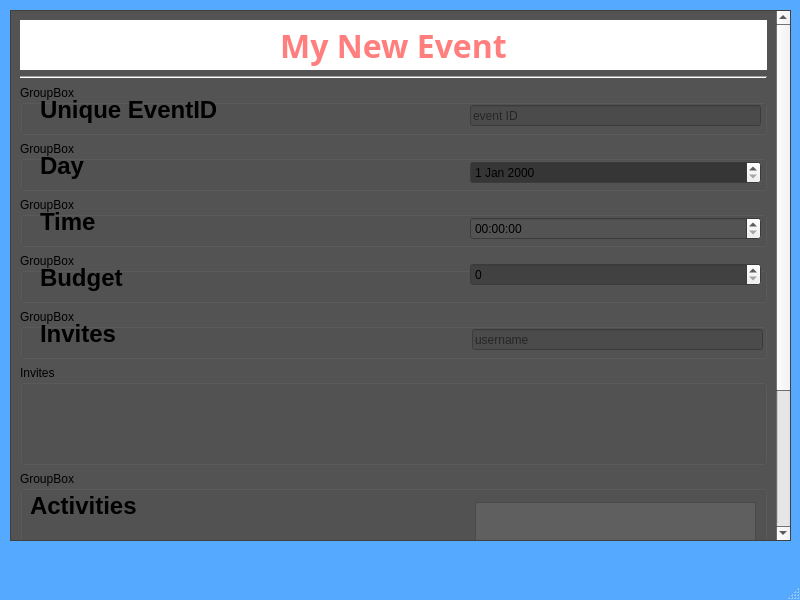
<?xml version="1.0" encoding="UTF-8"?>
<ui version="4.0">
 <class>MainWindow</class>
 <widget class="QMainWindow" name="MainWindow">
  <property name="geometry">
   <rect>
    <x>0</x>
    <y>0</y>
    <width>800</width>
    <height>600</height>
   </rect>
  </property>
  <property name="palette">
   <palette>
    <active>
     <colorrole role="Base">
      <brush brushstyle="SolidPattern">
       <color alpha="255">
        <red>85</red>
        <green>170</green>
        <blue>255</blue>
       </color>
      </brush>
     </colorrole>
     <colorrole role="Window">
      <brush brushstyle="SolidPattern">
       <color alpha="255">
        <red>85</red>
        <green>170</green>
        <blue>255</blue>
       </color>
      </brush>
     </colorrole>
    </active>
    <inactive>
     <colorrole role="Base">
      <brush brushstyle="SolidPattern">
       <color alpha="255">
        <red>85</red>
        <green>170</green>
        <blue>255</blue>
       </color>
      </brush>
     </colorrole>
     <colorrole role="Window">
      <brush brushstyle="SolidPattern">
       <color alpha="255">
        <red>85</red>
        <green>170</green>
        <blue>255</blue>
       </color>
      </brush>
     </colorrole>
    </inactive>
    <disabled>
     <colorrole role="Base">
      <brush brushstyle="SolidPattern">
       <color alpha="255">
        <red>85</red>
        <green>170</green>
        <blue>255</blue>
       </color>
      </brush>
     </colorrole>
     <colorrole role="Window">
      <brush brushstyle="SolidPattern">
       <color alpha="255">
        <red>85</red>
        <green>170</green>
        <blue>255</blue>
       </color>
      </brush>
     </colorrole>
    </disabled>
   </palette>
  </property>
  <property name="windowTitle">
   <string>MainWindow</string>
  </property>
  <widget class="QWidget" name="centralwidget">
   <widget class="QScrollArea" name="scrollArea">
    <property name="geometry">
     <rect>
      <x>10</x>
      <y>10</y>
      <width>781</width>
      <height>531</height>
     </rect>
    </property>
    <property name="palette">
     <palette>
      <active>
       <colorrole role="Base">
        <brush brushstyle="SolidPattern">
         <color alpha="255">
          <red>255</red>
          <green>255</green>
          <blue>255</blue>
         </color>
        </brush>
       </colorrole>
       <colorrole role="Window">
        <brush brushstyle="SolidPattern">
         <color alpha="255">
          <red>83</red>
          <green>83</green>
          <blue>83</blue>
         </color>
        </brush>
       </colorrole>
      </active>
      <inactive>
       <colorrole role="Base">
        <brush brushstyle="SolidPattern">
         <color alpha="255">
          <red>255</red>
          <green>255</green>
          <blue>255</blue>
         </color>
        </brush>
       </colorrole>
       <colorrole role="Window">
        <brush brushstyle="SolidPattern">
         <color alpha="255">
          <red>83</red>
          <green>83</green>
          <blue>83</blue>
         </color>
        </brush>
       </colorrole>
      </inactive>
      <disabled>
       <colorrole role="Base">
        <brush brushstyle="SolidPattern">
         <color alpha="255">
          <red>83</red>
          <green>83</green>
          <blue>83</blue>
         </color>
        </brush>
       </colorrole>
       <colorrole role="Window">
        <brush brushstyle="SolidPattern">
         <color alpha="255">
          <red>83</red>
          <green>83</green>
          <blue>83</blue>
         </color>
        </brush>
       </colorrole>
      </disabled>
     </palette>
    </property>
    <property name="autoFillBackground">
     <bool>true</bool>
    </property>
    <property name="widgetResizable">
     <bool>true</bool>
    </property>
    <widget class="QWidget" name="scrollAreaWidgetContents">
     <property name="geometry">
      <rect>
       <x>0</x>
       <y>-196</y>
       <width>767</width>
       <height>725</height>
      </rect>
     </property>
     <layout class="QVBoxLayout" name="verticalLayout_2">
      <item>
       <widget class="QLineEdit" name="nameInput">
        <property name="minimumSize">
         <size>
          <width>0</width>
          <height>50</height>
         </size>
        </property>
        <property name="palette">
         <palette>
          <active>
           <colorrole role="Text">
            <brush brushstyle="SolidPattern">
             <color alpha="255">
              <red>255</red>
              <green>0</green>
              <blue>0</blue>
             </color>
            </brush>
           </colorrole>
           <colorrole role="PlaceholderText">
            <brush brushstyle="SolidPattern">
             <color alpha="128">
              <red>255</red>
              <green>0</green>
              <blue>0</blue>
             </color>
            </brush>
           </colorrole>
          </active>
          <inactive>
           <colorrole role="Text">
            <brush brushstyle="SolidPattern">
             <color alpha="255">
              <red>255</red>
              <green>0</green>
              <blue>0</blue>
             </color>
            </brush>
           </colorrole>
           <colorrole role="PlaceholderText">
            <brush brushstyle="SolidPattern">
             <color alpha="128">
              <red>255</red>
              <green>0</green>
              <blue>0</blue>
             </color>
            </brush>
           </colorrole>
          </inactive>
          <disabled>
           <colorrole role="PlaceholderText">
            <brush brushstyle="SolidPattern">
             <color alpha="128">
              <red>255</red>
              <green>0</green>
              <blue>0</blue>
             </color>
            </brush>
           </colorrole>
          </disabled>
         </palette>
        </property>
        <property name="font">
         <font>
          <family>MV Boli</family>
          <pointsize>24</pointsize>
          <bold>true</bold>
          <kerning>true</kerning>
         </font>
        </property>
        <property name="acceptDrops">
         <bool>true</bool>
        </property>
        <property name="text">
         <string/>
        </property>
        <property name="frame">
         <bool>false</bool>
        </property>
        <property name="alignment">
         <set>Qt::AlignmentFlag::AlignCenter</set>
        </property>
        <property name="placeholderText">
         <string>My New Event</string>
        </property>
       </widget>
      </item>
      <item>
       <widget class="Line" name="line">
        <property name="sizePolicy">
         <sizepolicy hsizetype="Expanding" vsizetype="Fixed">
          <horstretch>0</horstretch>
          <verstretch>0</verstretch>
         </sizepolicy>
        </property>
        <property name="orientation">
         <enum>Qt::Orientation::Horizontal</enum>
        </property>
       </widget>
      </item>
      <item>
       <widget class="QGroupBox" name="groupBox_5">
        <property name="sizePolicy">
         <sizepolicy hsizetype="Expanding" vsizetype="Fixed">
          <horstretch>0</horstretch>
          <verstretch>0</verstretch>
         </sizepolicy>
        </property>
        <property name="minimumSize">
         <size>
          <width>0</width>
          <height>50</height>
         </size>
        </property>
        <property name="baseSize">
         <size>
          <width>100</width>
          <height>100</height>
         </size>
        </property>
        <property name="title">
         <string>GroupBox</string>
        </property>
        <widget class="QLabel" name="label_7">
         <property name="geometry">
          <rect>
           <x>20</x>
           <y>0</y>
           <width>211</width>
           <height>50</height>
          </rect>
         </property>
         <property name="sizePolicy">
          <sizepolicy hsizetype="Fixed" vsizetype="Fixed">
           <horstretch>0</horstretch>
           <verstretch>0</verstretch>
          </sizepolicy>
         </property>
         <property name="minimumSize">
          <size>
           <width>0</width>
           <height>50</height>
          </size>
         </property>
         <property name="text">
          <string>&lt;html&gt;&lt;head/&gt;&lt;body&gt;&lt;p&gt;&lt;span style=&quot; font-size:18pt; font-weight:700; color:#000000;&quot;&gt;Unique EventID&lt;/span&gt;&lt;/p&gt;&lt;/body&gt;&lt;/html&gt;</string>
         </property>
        </widget>
        <widget class="QLineEdit" name="inputEventID">
         <property name="geometry">
          <rect>
           <x>450</x>
           <y>20</y>
           <width>291</width>
           <height>21</height>
          </rect>
         </property>
         <property name="palette">
          <palette>
           <active>
            <colorrole role="Base">
             <brush brushstyle="SolidPattern">
              <color alpha="255">
               <red>75</red>
               <green>75</green>
               <blue>75</blue>
              </color>
             </brush>
            </colorrole>
           </active>
           <inactive>
            <colorrole role="Base">
             <brush brushstyle="SolidPattern">
              <color alpha="255">
               <red>75</red>
               <green>75</green>
               <blue>75</blue>
              </color>
             </brush>
            </colorrole>
           </inactive>
           <disabled/>
          </palette>
         </property>
         <property name="placeholderText">
          <string>event ID</string>
         </property>
        </widget>
       </widget>
      </item>
      <item>
       <widget class="QGroupBox" name="groupBox">
        <property name="sizePolicy">
         <sizepolicy hsizetype="Expanding" vsizetype="Fixed">
          <horstretch>0</horstretch>
          <verstretch>0</verstretch>
         </sizepolicy>
        </property>
        <property name="minimumSize">
         <size>
          <width>0</width>
          <height>50</height>
         </size>
        </property>
        <property name="baseSize">
         <size>
          <width>100</width>
          <height>100</height>
         </size>
        </property>
        <property name="title">
         <string>GroupBox</string>
        </property>
        <widget class="QLabel" name="label_5">
         <property name="geometry">
          <rect>
           <x>20</x>
           <y>0</y>
           <width>91</width>
           <height>50</height>
          </rect>
         </property>
         <property name="sizePolicy">
          <sizepolicy hsizetype="Fixed" vsizetype="Fixed">
           <horstretch>0</horstretch>
           <verstretch>0</verstretch>
          </sizepolicy>
         </property>
         <property name="minimumSize">
          <size>
           <width>0</width>
           <height>50</height>
          </size>
         </property>
         <property name="text">
          <string>&lt;html&gt;&lt;head/&gt;&lt;body&gt;&lt;p&gt;&lt;span style=&quot; font-size:18pt; font-weight:700; color:#000000;&quot;&gt;Day&lt;/span&gt;&lt;/p&gt;&lt;/body&gt;&lt;/html&gt;</string>
         </property>
        </widget>
        <widget class="QDateEdit" name="dateInput">
         <property name="geometry">
          <rect>
           <x>450</x>
           <y>20</y>
           <width>291</width>
           <height>23</height>
          </rect>
         </property>
         <property name="palette">
          <palette>
           <active>
            <colorrole role="Base">
             <brush brushstyle="SolidPattern">
              <color alpha="255">
               <red>54</red>
               <green>54</green>
               <blue>54</blue>
              </color>
             </brush>
            </colorrole>
           </active>
           <inactive>
            <colorrole role="Base">
             <brush brushstyle="SolidPattern">
              <color alpha="255">
               <red>54</red>
               <green>54</green>
               <blue>54</blue>
              </color>
             </brush>
            </colorrole>
           </inactive>
           <disabled/>
          </palette>
         </property>
         <property name="autoFillBackground">
          <bool>true</bool>
         </property>
        </widget>
       </widget>
      </item>
      <item>
       <widget class="QGroupBox" name="groupBox_2">
        <property name="sizePolicy">
         <sizepolicy hsizetype="Preferred" vsizetype="Fixed">
          <horstretch>0</horstretch>
          <verstretch>0</verstretch>
         </sizepolicy>
        </property>
        <property name="minimumSize">
         <size>
          <width>0</width>
          <height>50</height>
         </size>
        </property>
        <property name="baseSize">
         <size>
          <width>100</width>
          <height>100</height>
         </size>
        </property>
        <property name="title">
         <string>GroupBox</string>
        </property>
        <widget class="QLabel" name="label_6">
         <property name="geometry">
          <rect>
           <x>20</x>
           <y>0</y>
           <width>261</width>
           <height>50</height>
          </rect>
         </property>
         <property name="sizePolicy">
          <sizepolicy hsizetype="Fixed" vsizetype="Fixed">
           <horstretch>0</horstretch>
           <verstretch>0</verstretch>
          </sizepolicy>
         </property>
         <property name="minimumSize">
          <size>
           <width>0</width>
           <height>50</height>
          </size>
         </property>
         <property name="text">
          <string>&lt;html&gt;&lt;head/&gt;&lt;body&gt;&lt;p&gt;&lt;span style=&quot; font-size:18pt; font-weight:700; color:#000000;&quot;&gt;Time&lt;/span&gt;&lt;/p&gt;&lt;/body&gt;&lt;/html&gt;</string>
         </property>
        </widget>
        <widget class="QTimeEdit" name="timeStart">
         <property name="geometry">
          <rect>
           <x>450</x>
           <y>20</y>
           <width>291</width>
           <height>23</height>
          </rect>
         </property>
         <property name="palette">
          <palette>
           <active>
            <colorrole role="Base">
             <brush brushstyle="SolidPattern">
              <color alpha="255">
               <red>83</red>
               <green>83</green>
               <blue>83</blue>
              </color>
             </brush>
            </colorrole>
           </active>
           <inactive>
            <colorrole role="Base">
             <brush brushstyle="SolidPattern">
              <color alpha="255">
               <red>83</red>
               <green>83</green>
               <blue>83</blue>
              </color>
             </brush>
            </colorrole>
           </inactive>
           <disabled/>
          </palette>
         </property>
        </widget>
       </widget>
      </item>
      <item>
       <widget class="QGroupBox" name="groupBox_3">
        <property name="sizePolicy">
         <sizepolicy hsizetype="Preferred" vsizetype="Fixed">
          <horstretch>0</horstretch>
          <verstretch>0</verstretch>
         </sizepolicy>
        </property>
        <property name="minimumSize">
         <size>
          <width>0</width>
          <height>50</height>
         </size>
        </property>
        <property name="baseSize">
         <size>
          <width>100</width>
          <height>100</height>
         </size>
        </property>
        <property name="title">
         <string>GroupBox</string>
        </property>
        <widget class="QLabel" name="budgetLabel">
         <property name="geometry">
          <rect>
           <x>20</x>
           <y>0</y>
           <width>261</width>
           <height>50</height>
          </rect>
         </property>
         <property name="sizePolicy">
          <sizepolicy hsizetype="Fixed" vsizetype="Fixed">
           <horstretch>0</horstretch>
           <verstretch>0</verstretch>
          </sizepolicy>
         </property>
         <property name="minimumSize">
          <size>
           <width>0</width>
           <height>50</height>
          </size>
         </property>
         <property name="text">
          <string>&lt;html&gt;&lt;head/&gt;&lt;body&gt;&lt;p&gt;&lt;span style=&quot; font-size:18pt; font-weight:700; color:#000000;&quot;&gt;Budget&lt;/span&gt;&lt;/p&gt;&lt;/body&gt;&lt;/html&gt;</string>
         </property>
        </widget>
        <widget class="QSpinBox" name="inputBudget">
         <property name="geometry">
          <rect>
           <x>450</x>
           <y>10</y>
           <width>291</width>
           <height>23</height>
          </rect>
         </property>
         <property name="sizePolicy">
          <sizepolicy hsizetype="Fixed" vsizetype="Fixed">
           <horstretch>0</horstretch>
           <verstretch>0</verstretch>
          </sizepolicy>
         </property>
         <property name="palette">
          <palette>
           <active>
            <colorrole role="Base">
             <brush brushstyle="SolidPattern">
              <color alpha="255">
               <red>65</red>
               <green>65</green>
               <blue>65</blue>
              </color>
             </brush>
            </colorrole>
           </active>
           <inactive>
            <colorrole role="Base">
             <brush brushstyle="SolidPattern">
              <color alpha="255">
               <red>65</red>
               <green>65</green>
               <blue>65</blue>
              </color>
             </brush>
            </colorrole>
           </inactive>
           <disabled/>
          </palette>
         </property>
         <property name="autoFillBackground">
          <bool>true</bool>
         </property>
         <property name="maximum">
          <number>999999999</number>
         </property>
        </widget>
       </widget>
      </item>
      <item>
       <widget class="QGroupBox" name="groupBox_10">
        <property name="sizePolicy">
         <sizepolicy hsizetype="Preferred" vsizetype="Fixed">
          <horstretch>0</horstretch>
          <verstretch>0</verstretch>
         </sizepolicy>
        </property>
        <property name="minimumSize">
         <size>
          <width>0</width>
          <height>50</height>
         </size>
        </property>
        <property name="baseSize">
         <size>
          <width>100</width>
          <height>100</height>
         </size>
        </property>
        <property name="title">
         <string>GroupBox</string>
        </property>
        <widget class="QLabel" name="label_14">
         <property name="geometry">
          <rect>
           <x>20</x>
           <y>0</y>
           <width>281</width>
           <height>50</height>
          </rect>
         </property>
         <property name="sizePolicy">
          <sizepolicy hsizetype="Fixed" vsizetype="Fixed">
           <horstretch>0</horstretch>
           <verstretch>0</verstretch>
          </sizepolicy>
         </property>
         <property name="minimumSize">
          <size>
           <width>0</width>
           <height>50</height>
          </size>
         </property>
         <property name="text">
          <string>&lt;html&gt;&lt;head/&gt;&lt;body&gt;&lt;p&gt;&lt;span style=&quot; font-size:18pt; font-weight:700; color:#000000;&quot;&gt;Invites&lt;/span&gt;&lt;/p&gt;&lt;/body&gt;&lt;/html&gt;</string>
         </property>
        </widget>
        <widget class="QLineEdit" name="inputUsername">
         <property name="geometry">
          <rect>
           <x>452</x>
           <y>20</y>
           <width>291</width>
           <height>21</height>
          </rect>
         </property>
         <property name="palette">
          <palette>
           <active>
            <colorrole role="Base">
             <brush brushstyle="SolidPattern">
              <color alpha="255">
               <red>75</red>
               <green>75</green>
               <blue>75</blue>
              </color>
             </brush>
            </colorrole>
           </active>
           <inactive>
            <colorrole role="Base">
             <brush brushstyle="SolidPattern">
              <color alpha="255">
               <red>75</red>
               <green>75</green>
               <blue>75</blue>
              </color>
             </brush>
            </colorrole>
           </inactive>
           <disabled/>
          </palette>
         </property>
         <property name="placeholderText">
          <string>username</string>
         </property>
        </widget>
       </widget>
      </item>
      <item>
       <widget class="QGroupBox" name="inviteList">
        <property name="sizePolicy">
         <sizepolicy hsizetype="Preferred" vsizetype="Expanding">
          <horstretch>0</horstretch>
          <verstretch>0</verstretch>
         </sizepolicy>
        </property>
        <property name="minimumSize">
         <size>
          <width>0</width>
          <height>100</height>
         </size>
        </property>
        <property name="baseSize">
         <size>
          <width>0</width>
          <height>200</height>
         </size>
        </property>
        <property name="title">
         <string>Invites</string>
        </property>
        <layout class="QGridLayout" name="gridLayout"/>
       </widget>
      </item>
      <item>
       <widget class="QGroupBox" name="groupBox_4">
        <property name="sizePolicy">
         <sizepolicy hsizetype="Expanding" vsizetype="Expanding">
          <horstretch>0</horstretch>
          <verstretch>0</verstretch>
         </sizepolicy>
        </property>
        <property name="minimumSize">
         <size>
          <width>0</width>
          <height>200</height>
         </size>
        </property>
        <property name="title">
         <string>GroupBox</string>
        </property>
        <widget class="QListWidget" name="activityList">
         <property name="geometry">
          <rect>
           <x>455</x>
           <y>31</y>
           <width>281</width>
           <height>161</height>
          </rect>
         </property>
         <property name="sizePolicy">
          <sizepolicy hsizetype="Fixed" vsizetype="Preferred">
           <horstretch>0</horstretch>
           <verstretch>0</verstretch>
          </sizepolicy>
         </property>
         <property name="palette">
          <palette>
           <active>
            <colorrole role="WindowText">
             <brush brushstyle="SolidPattern">
              <color alpha="255">
               <red>85</red>
               <green>85</green>
               <blue>255</blue>
              </color>
             </brush>
            </colorrole>
            <colorrole role="Button">
             <brush brushstyle="SolidPattern">
              <color alpha="255">
               <red>95</red>
               <green>95</green>
               <blue>95</blue>
              </color>
             </brush>
            </colorrole>
            <colorrole role="Text">
             <brush brushstyle="SolidPattern">
              <color alpha="255">
               <red>85</red>
               <green>85</green>
               <blue>255</blue>
              </color>
             </brush>
            </colorrole>
            <colorrole role="ButtonText">
             <brush brushstyle="SolidPattern">
              <color alpha="255">
               <red>85</red>
               <green>85</green>
               <blue>255</blue>
              </color>
             </brush>
            </colorrole>
            <colorrole role="Base">
             <brush brushstyle="SolidPattern">
              <color alpha="255">
               <red>95</red>
               <green>95</green>
               <blue>95</blue>
              </color>
             </brush>
            </colorrole>
            <colorrole role="Window">
             <brush brushstyle="SolidPattern">
              <color alpha="255">
               <red>95</red>
               <green>95</green>
               <blue>95</blue>
              </color>
             </brush>
            </colorrole>
            <colorrole role="AlternateBase">
             <brush brushstyle="SolidPattern">
              <color alpha="255">
               <red>255</red>
               <green>255</green>
               <blue>255</blue>
              </color>
             </brush>
            </colorrole>
            <colorrole role="PlaceholderText">
             <brush brushstyle="SolidPattern">
              <color alpha="128">
               <red>85</red>
               <green>85</green>
               <blue>255</blue>
              </color>
             </brush>
            </colorrole>
           </active>
           <inactive>
            <colorrole role="WindowText">
             <brush brushstyle="SolidPattern">
              <color alpha="255">
               <red>85</red>
               <green>85</green>
               <blue>255</blue>
              </color>
             </brush>
            </colorrole>
            <colorrole role="Button">
             <brush brushstyle="SolidPattern">
              <color alpha="255">
               <red>95</red>
               <green>95</green>
               <blue>95</blue>
              </color>
             </brush>
            </colorrole>
            <colorrole role="Text">
             <brush brushstyle="SolidPattern">
              <color alpha="255">
               <red>85</red>
               <green>85</green>
               <blue>255</blue>
              </color>
             </brush>
            </colorrole>
            <colorrole role="ButtonText">
             <brush brushstyle="SolidPattern">
              <color alpha="255">
               <red>85</red>
               <green>85</green>
               <blue>255</blue>
              </color>
             </brush>
            </colorrole>
            <colorrole role="Base">
             <brush brushstyle="SolidPattern">
              <color alpha="255">
               <red>95</red>
               <green>95</green>
               <blue>95</blue>
              </color>
             </brush>
            </colorrole>
            <colorrole role="Window">
             <brush brushstyle="SolidPattern">
              <color alpha="255">
               <red>95</red>
               <green>95</green>
               <blue>95</blue>
              </color>
             </brush>
            </colorrole>
            <colorrole role="AlternateBase">
             <brush brushstyle="SolidPattern">
              <color alpha="255">
               <red>255</red>
               <green>255</green>
               <blue>255</blue>
              </color>
             </brush>
            </colorrole>
            <colorrole role="PlaceholderText">
             <brush brushstyle="SolidPattern">
              <color alpha="128">
               <red>85</red>
               <green>85</green>
               <blue>255</blue>
              </color>
             </brush>
            </colorrole>
           </inactive>
           <disabled>
            <colorrole role="WindowText">
             <brush brushstyle="SolidPattern">
              <color alpha="255">
               <red>85</red>
               <green>85</green>
               <blue>255</blue>
              </color>
             </brush>
            </colorrole>
            <colorrole role="Button">
             <brush brushstyle="SolidPattern">
              <color alpha="255">
               <red>95</red>
               <green>95</green>
               <blue>95</blue>
              </color>
             </brush>
            </colorrole>
            <colorrole role="Text">
             <brush brushstyle="SolidPattern">
              <color alpha="255">
               <red>85</red>
               <green>85</green>
               <blue>255</blue>
              </color>
             </brush>
            </colorrole>
            <colorrole role="ButtonText">
             <brush brushstyle="SolidPattern">
              <color alpha="255">
               <red>85</red>
               <green>85</green>
               <blue>255</blue>
              </color>
             </brush>
            </colorrole>
            <colorrole role="Base">
             <brush brushstyle="SolidPattern">
              <color alpha="255">
               <red>95</red>
               <green>95</green>
               <blue>95</blue>
              </color>
             </brush>
            </colorrole>
            <colorrole role="Window">
             <brush brushstyle="SolidPattern">
              <color alpha="255">
               <red>95</red>
               <green>95</green>
               <blue>95</blue>
              </color>
             </brush>
            </colorrole>
            <colorrole role="AlternateBase">
             <brush brushstyle="SolidPattern">
              <color alpha="255">
               <red>255</red>
               <green>255</green>
               <blue>255</blue>
              </color>
             </brush>
            </colorrole>
            <colorrole role="PlaceholderText">
             <brush brushstyle="SolidPattern">
              <color alpha="128">
               <red>85</red>
               <green>85</green>
               <blue>255</blue>
              </color>
             </brush>
            </colorrole>
           </disabled>
          </palette>
         </property>
         <property name="styleSheet">
          <string notr="true">QListWidget {
	font: 12pt &quot;MV Boli&quot;;
	color: rgb(85, 85, 255);
	background: rgb(95, 95, 95);
}</string>
         </property>
         <property name="alternatingRowColors">
          <bool>true</bool>
         </property>
         <property name="viewMode">
          <enum>QListView::ViewMode::ListMode</enum>
         </property>
        </widget>
        <widget class="QLabel" name="label_15">
         <property name="geometry">
          <rect>
           <x>10</x>
           <y>10</y>
           <width>281</width>
           <height>50</height>
          </rect>
         </property>
         <property name="sizePolicy">
          <sizepolicy hsizetype="Fixed" vsizetype="Fixed">
           <horstretch>0</horstretch>
           <verstretch>0</verstretch>
          </sizepolicy>
         </property>
         <property name="minimumSize">
          <size>
           <width>0</width>
           <height>50</height>
          </size>
         </property>
         <property name="text">
          <string>&lt;html&gt;&lt;head/&gt;&lt;body&gt;&lt;p&gt;&lt;span style=&quot; font-size:18pt; font-weight:700; color:#000000;&quot;&gt;Activities&lt;/span&gt;&lt;/p&gt;&lt;/body&gt;&lt;/html&gt;</string>
         </property>
        </widget>
        <widget class="QLineEdit" name="inputActivity">
         <property name="geometry">
          <rect>
           <x>20</x>
           <y>70</y>
           <width>261</width>
           <height>21</height>
          </rect>
         </property>
         <property name="palette">
          <palette>
           <active>
            <colorrole role="Base">
             <brush brushstyle="SolidPattern">
              <color alpha="255">
               <red>80</red>
               <green>80</green>
               <blue>80</blue>
              </color>
             </brush>
            </colorrole>
           </active>
           <inactive>
            <colorrole role="Base">
             <brush brushstyle="SolidPattern">
              <color alpha="255">
               <red>80</red>
               <green>80</green>
               <blue>80</blue>
              </color>
             </brush>
            </colorrole>
           </inactive>
           <disabled/>
          </palette>
         </property>
         <property name="font">
          <font>
           <family>MV Boli</family>
           <pointsize>10</pointsize>
          </font>
         </property>
         <property name="placeholderText">
          <string>Activity Name</string>
         </property>
        </widget>
       </widget>
      </item>
      <item alignment="Qt::AlignmentFlag::Qt::AlignmentFlag::AlignVCenter">
       <widget class="QGroupBox" name="groupBox_11">
        <property name="sizePolicy">
         <sizepolicy hsizetype="Preferred" vsizetype="Fixed">
          <horstretch>0</horstretch>
          <verstretch>0</verstretch>
         </sizepolicy>
        </property>
        <property name="minimumSize">
         <size>
          <width>0</width>
          <height>50</height>
         </size>
        </property>
        <property name="title">
         <string>GroupBox</string>
        </property>
        <widget class="QPushButton" name="submitButton">
         <property name="enabled">
          <bool>true</bool>
         </property>
         <property name="geometry">
          <rect>
           <x>260</x>
           <y>20</y>
           <width>241</width>
           <height>24</height>
          </rect>
         </property>
         <property name="palette">
          <palette>
           <active>
            <colorrole role="WindowText">
             <brush brushstyle="SolidPattern">
              <color alpha="255">
               <red>0</red>
               <green>0</green>
               <blue>0</blue>
              </color>
             </brush>
            </colorrole>
            <colorrole role="Button">
             <brush brushstyle="SolidPattern">
              <color alpha="255">
               <red>0</red>
               <green>170</green>
               <blue>255</blue>
              </color>
             </brush>
            </colorrole>
            <colorrole role="Light">
             <brush brushstyle="SolidPattern">
              <color alpha="255">
               <red>127</red>
               <green>255</green>
               <blue>127</blue>
              </color>
             </brush>
            </colorrole>
            <colorrole role="Midlight">
             <brush brushstyle="SolidPattern">
              <color alpha="255">
               <red>63</red>
               <green>255</green>
               <blue>63</blue>
              </color>
             </brush>
            </colorrole>
            <colorrole role="Dark">
             <brush brushstyle="SolidPattern">
              <color alpha="255">
               <red>0</red>
               <green>127</green>
               <blue>0</blue>
              </color>
             </brush>
            </colorrole>
            <colorrole role="Mid">
             <brush brushstyle="SolidPattern">
              <color alpha="255">
               <red>0</red>
               <green>170</green>
               <blue>0</blue>
              </color>
             </brush>
            </colorrole>
            <colorrole role="Text">
             <brush brushstyle="SolidPattern">
              <color alpha="255">
               <red>0</red>
               <green>0</green>
               <blue>0</blue>
              </color>
             </brush>
            </colorrole>
            <colorrole role="BrightText">
             <brush brushstyle="SolidPattern">
              <color alpha="255">
               <red>255</red>
               <green>255</green>
               <blue>255</blue>
              </color>
             </brush>
            </colorrole>
            <colorrole role="ButtonText">
             <brush brushstyle="SolidPattern">
              <color alpha="255">
               <red>0</red>
               <green>0</green>
               <blue>0</blue>
              </color>
             </brush>
            </colorrole>
            <colorrole role="Base">
             <brush brushstyle="SolidPattern">
              <color alpha="255">
               <red>0</red>
               <green>170</green>
               <blue>255</blue>
              </color>
             </brush>
            </colorrole>
            <colorrole role="Window">
             <brush brushstyle="SolidPattern">
              <color alpha="255">
               <red>0</red>
               <green>170</green>
               <blue>255</blue>
              </color>
             </brush>
            </colorrole>
            <colorrole role="Shadow">
             <brush brushstyle="SolidPattern">
              <color alpha="255">
               <red>0</red>
               <green>0</green>
               <blue>0</blue>
              </color>
             </brush>
            </colorrole>
            <colorrole role="AlternateBase">
             <brush brushstyle="SolidPattern">
              <color alpha="255">
               <red>127</red>
               <green>255</green>
               <blue>127</blue>
              </color>
             </brush>
            </colorrole>
            <colorrole role="ToolTipBase">
             <brush brushstyle="SolidPattern">
              <color alpha="255">
               <red>255</red>
               <green>255</green>
               <blue>220</blue>
              </color>
             </brush>
            </colorrole>
            <colorrole role="ToolTipText">
             <brush brushstyle="SolidPattern">
              <color alpha="255">
               <red>0</red>
               <green>0</green>
               <blue>0</blue>
              </color>
             </brush>
            </colorrole>
            <colorrole role="PlaceholderText">
             <brush brushstyle="SolidPattern">
              <color alpha="127">
               <red>0</red>
               <green>0</green>
               <blue>0</blue>
              </color>
             </brush>
            </colorrole>
            <colorrole role="Accent">
             <brush brushstyle="SolidPattern">
              <color alpha="255">
               <red>255</red>
               <green>255</green>
               <blue>255</blue>
              </color>
             </brush>
            </colorrole>
           </active>
           <inactive>
            <colorrole role="WindowText">
             <brush brushstyle="SolidPattern">
              <color alpha="255">
               <red>0</red>
               <green>0</green>
               <blue>0</blue>
              </color>
             </brush>
            </colorrole>
            <colorrole role="Button">
             <brush brushstyle="SolidPattern">
              <color alpha="255">
               <red>0</red>
               <green>170</green>
               <blue>255</blue>
              </color>
             </brush>
            </colorrole>
            <colorrole role="Light">
             <brush brushstyle="SolidPattern">
              <color alpha="255">
               <red>127</red>
               <green>255</green>
               <blue>127</blue>
              </color>
             </brush>
            </colorrole>
            <colorrole role="Midlight">
             <brush brushstyle="SolidPattern">
              <color alpha="255">
               <red>63</red>
               <green>255</green>
               <blue>63</blue>
              </color>
             </brush>
            </colorrole>
            <colorrole role="Dark">
             <brush brushstyle="SolidPattern">
              <color alpha="255">
               <red>0</red>
               <green>127</green>
               <blue>0</blue>
              </color>
             </brush>
            </colorrole>
            <colorrole role="Mid">
             <brush brushstyle="SolidPattern">
              <color alpha="255">
               <red>0</red>
               <green>170</green>
               <blue>0</blue>
              </color>
             </brush>
            </colorrole>
            <colorrole role="Text">
             <brush brushstyle="SolidPattern">
              <color alpha="255">
               <red>0</red>
               <green>0</green>
               <blue>0</blue>
              </color>
             </brush>
            </colorrole>
            <colorrole role="BrightText">
             <brush brushstyle="SolidPattern">
              <color alpha="255">
               <red>255</red>
               <green>255</green>
               <blue>255</blue>
              </color>
             </brush>
            </colorrole>
            <colorrole role="ButtonText">
             <brush brushstyle="SolidPattern">
              <color alpha="255">
               <red>0</red>
               <green>0</green>
               <blue>0</blue>
              </color>
             </brush>
            </colorrole>
            <colorrole role="Base">
             <brush brushstyle="SolidPattern">
              <color alpha="255">
               <red>0</red>
               <green>170</green>
               <blue>255</blue>
              </color>
             </brush>
            </colorrole>
            <colorrole role="Window">
             <brush brushstyle="SolidPattern">
              <color alpha="255">
               <red>0</red>
               <green>170</green>
               <blue>255</blue>
              </color>
             </brush>
            </colorrole>
            <colorrole role="Shadow">
             <brush brushstyle="SolidPattern">
              <color alpha="255">
               <red>0</red>
               <green>0</green>
               <blue>0</blue>
              </color>
             </brush>
            </colorrole>
            <colorrole role="AlternateBase">
             <brush brushstyle="SolidPattern">
              <color alpha="255">
               <red>127</red>
               <green>255</green>
               <blue>127</blue>
              </color>
             </brush>
            </colorrole>
            <colorrole role="ToolTipBase">
             <brush brushstyle="SolidPattern">
              <color alpha="255">
               <red>255</red>
               <green>255</green>
               <blue>220</blue>
              </color>
             </brush>
            </colorrole>
            <colorrole role="ToolTipText">
             <brush brushstyle="SolidPattern">
              <color alpha="255">
               <red>0</red>
               <green>0</green>
               <blue>0</blue>
              </color>
             </brush>
            </colorrole>
            <colorrole role="PlaceholderText">
             <brush brushstyle="SolidPattern">
              <color alpha="127">
               <red>0</red>
               <green>0</green>
               <blue>0</blue>
              </color>
             </brush>
            </colorrole>
            <colorrole role="Accent">
             <brush brushstyle="SolidPattern">
              <color alpha="255">
               <red>255</red>
               <green>255</green>
               <blue>255</blue>
              </color>
             </brush>
            </colorrole>
           </inactive>
           <disabled>
            <colorrole role="WindowText">
             <brush brushstyle="SolidPattern">
              <color alpha="255">
               <red>0</red>
               <green>127</green>
               <blue>0</blue>
              </color>
             </brush>
            </colorrole>
            <colorrole role="Button">
             <brush brushstyle="SolidPattern">
              <color alpha="255">
               <red>0</red>
               <green>170</green>
               <blue>255</blue>
              </color>
             </brush>
            </colorrole>
            <colorrole role="Light">
             <brush brushstyle="SolidPattern">
              <color alpha="255">
               <red>127</red>
               <green>255</green>
               <blue>127</blue>
              </color>
             </brush>
            </colorrole>
            <colorrole role="Midlight">
             <brush brushstyle="SolidPattern">
              <color alpha="255">
               <red>63</red>
               <green>255</green>
               <blue>63</blue>
              </color>
             </brush>
            </colorrole>
            <colorrole role="Dark">
             <brush brushstyle="SolidPattern">
              <color alpha="255">
               <red>0</red>
               <green>127</green>
               <blue>0</blue>
              </color>
             </brush>
            </colorrole>
            <colorrole role="Mid">
             <brush brushstyle="SolidPattern">
              <color alpha="255">
               <red>0</red>
               <green>170</green>
               <blue>0</blue>
              </color>
             </brush>
            </colorrole>
            <colorrole role="Text">
             <brush brushstyle="SolidPattern">
              <color alpha="255">
               <red>0</red>
               <green>127</green>
               <blue>0</blue>
              </color>
             </brush>
            </colorrole>
            <colorrole role="BrightText">
             <brush brushstyle="SolidPattern">
              <color alpha="255">
               <red>255</red>
               <green>255</green>
               <blue>255</blue>
              </color>
             </brush>
            </colorrole>
            <colorrole role="ButtonText">
             <brush brushstyle="SolidPattern">
              <color alpha="135">
               <red>255</red>
               <green>255</green>
               <blue>255</blue>
              </color>
             </brush>
            </colorrole>
            <colorrole role="Base">
             <brush brushstyle="SolidPattern">
              <color alpha="255">
               <red>0</red>
               <green>170</green>
               <blue>255</blue>
              </color>
             </brush>
            </colorrole>
            <colorrole role="Window">
             <brush brushstyle="SolidPattern">
              <color alpha="255">
               <red>0</red>
               <green>170</green>
               <blue>255</blue>
              </color>
             </brush>
            </colorrole>
            <colorrole role="Shadow">
             <brush brushstyle="SolidPattern">
              <color alpha="255">
               <red>0</red>
               <green>0</green>
               <blue>0</blue>
              </color>
             </brush>
            </colorrole>
            <colorrole role="AlternateBase">
             <brush brushstyle="SolidPattern">
              <color alpha="255">
               <red>0</red>
               <green>255</green>
               <blue>0</blue>
              </color>
             </brush>
            </colorrole>
            <colorrole role="ToolTipBase">
             <brush brushstyle="SolidPattern">
              <color alpha="255">
               <red>255</red>
               <green>255</green>
               <blue>220</blue>
              </color>
             </brush>
            </colorrole>
            <colorrole role="ToolTipText">
             <brush brushstyle="SolidPattern">
              <color alpha="255">
               <red>0</red>
               <green>0</green>
               <blue>0</blue>
              </color>
             </brush>
            </colorrole>
            <colorrole role="PlaceholderText">
             <brush brushstyle="SolidPattern">
              <color alpha="127">
               <red>0</red>
               <green>127</green>
               <blue>0</blue>
              </color>
             </brush>
            </colorrole>
            <colorrole role="Accent">
             <brush brushstyle="SolidPattern">
              <color alpha="255">
               <red>76</red>
               <green>255</green>
               <blue>76</blue>
              </color>
             </brush>
            </colorrole>
           </disabled>
          </palette>
         </property>
         <property name="autoFillBackground">
          <bool>false</bool>
         </property>
         <property name="styleSheet">
          <string notr="true">QPushButton {
border: 10;
border-radius: 10;
border-color: grey;
color: red;
font: 16pt &quot;MV Boli&quot;;
background: rgb(0, 170, 255);
}

QPushButton:hover {
background: rgb(0, 0, 127);
}</string>
         </property>
         <property name="text">
          <string>Submit</string>
         </property>
        </widget>
        <widget class="QLabel" name="eventIDError">
         <property name="enabled">
          <bool>true</bool>
         </property>
         <property name="geometry">
          <rect>
           <x>510</x>
           <y>10</y>
           <width>271</width>
           <height>41</height>
          </rect>
         </property>
         <property name="layoutDirection">
          <enum>Qt::LayoutDirection::LeftToRight</enum>
         </property>
         <property name="text">
          <string>&lt;html&gt;&lt;head/&gt;&lt;body&gt;&lt;p&gt;&lt;span style=&quot; font-size:16pt; font-weight:700; color:#ff0000;&quot;&gt;EventID Already Taken&lt;/span&gt;&lt;/p&gt;&lt;/body&gt;&lt;/html&gt;</string>
         </property>
         <property name="alignment">
          <set>Qt::AlignmentFlag::AlignLeading|Qt::AlignmentFlag::AlignLeft|Qt::AlignmentFlag::AlignVCenter</set>
         </property>
        </widget>
       </widget>
      </item>
     </layout>
    </widget>
   </widget>
  </widget>
  <widget class="QMenuBar" name="menubar">
   <property name="geometry">
    <rect>
     <x>0</x>
     <y>0</y>
     <width>800</width>
     <height>33</height>
    </rect>
   </property>
  </widget>
  <widget class="QStatusBar" name="statusbar"/>
 </widget>
 <resources/>
 <connections/>
</ui>
